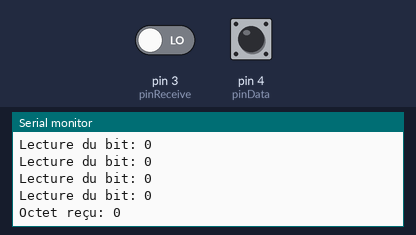
Simulated run of this sketch. Board: Arduino Uno, built with avr-gcc and run on an emulated ATmega328P. Shown: the last lines printed to the serial monitor. Inputs (shaded band) come from the test bench; at power-on: pin 3 (pinReceive) LOW, pin 4 (pinData) HIGH.

Above: at 1.2 s.
1.3 s: pin 3 (pinReceive) driven HIGH
At 2.01 s:
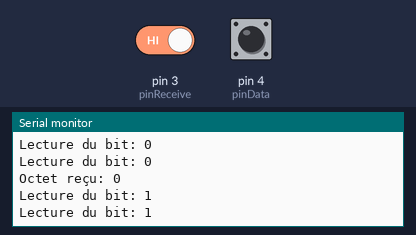
2.8 s: pin 4 (pinData) pulsed LOW 5 times (0.12 s each, 0.3 s apart)
10.0 s: pin 3 (pinReceive) driven LOW
At 11.0 s:
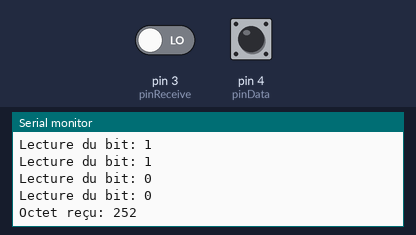
Timing chart, 0 to 13.0 s (numbered marks = the images above; inputs shaded):
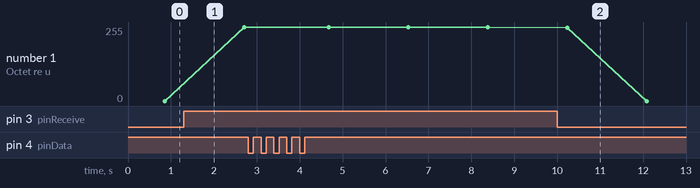

The sketch:

carte_b.ino
```cpp
int pinData = 4;  // clock
int pinReceive = 3;  // recevoir l'octet

byte receivedData = 0;

void setup() {
  pinMode(pinData, INPUT);
  pinMode(pinReceive, INPUT);
  Serial.begin(9600);
}

void loop() {
  receivedData = 0;


  while (digitalRead(pinData) == LOW) {

  }


  delay(50);


  for (int i = 7; i >= 0; i--) {
    bool bit = digitalRead(pinReceive);
    Serial.print("Lecture du bit: ");
    Serial.println(bit);

    if (bit) {
      receivedData |= (1 << i);
    }
    delay(100);
  }


  Serial.print("Octet reçu: ");
  Serial.println(receivedData, DEC);

  delay(1000);
}
```

Measured:
- after the input at 1.3 s, the serial monitor: prints a new line after 0.60 s (image 1)
- after the input at 10.0 s, the serial monitor: prints a new line at once (image 2)
- plotted number 1: 0 → 255 after the input at 1.3 s, 255 → 0 after the input at 10.0 s
